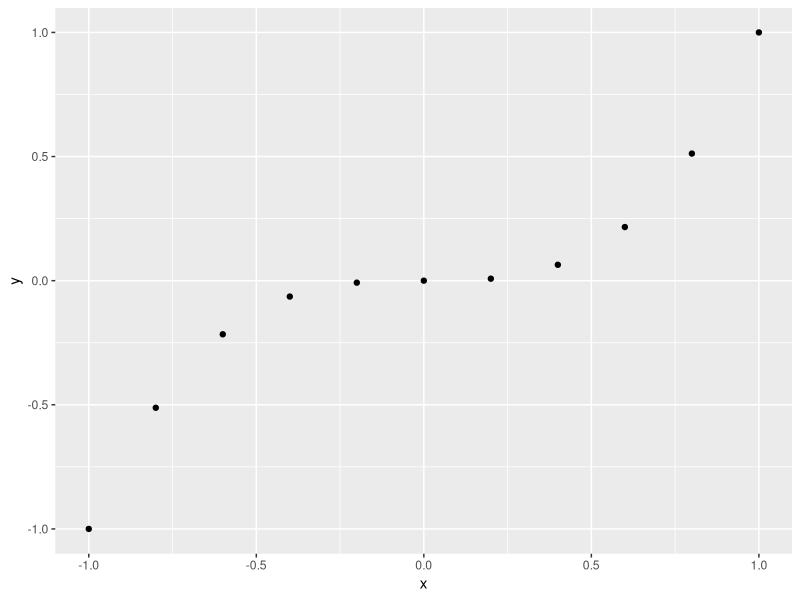
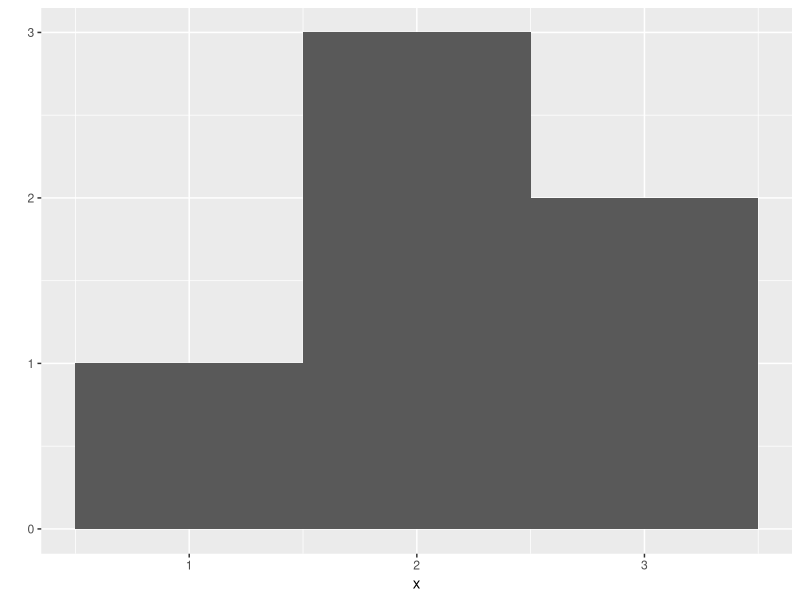
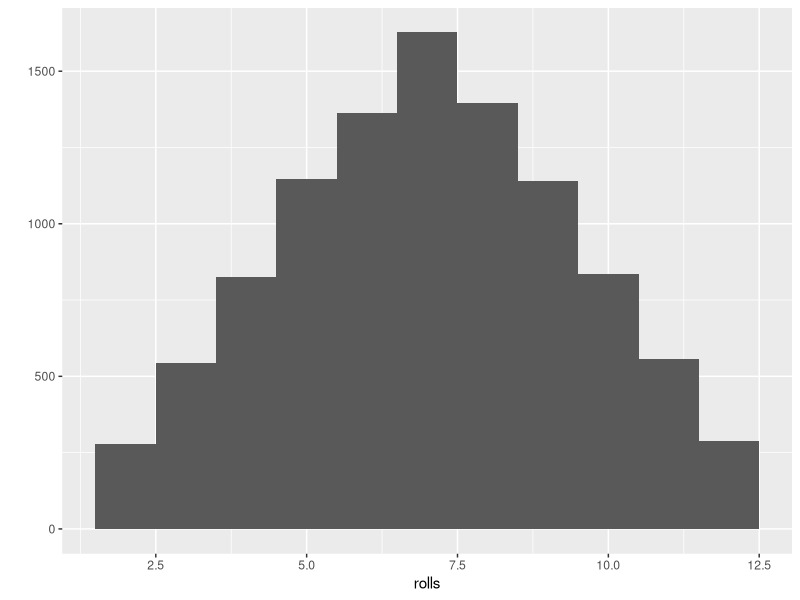
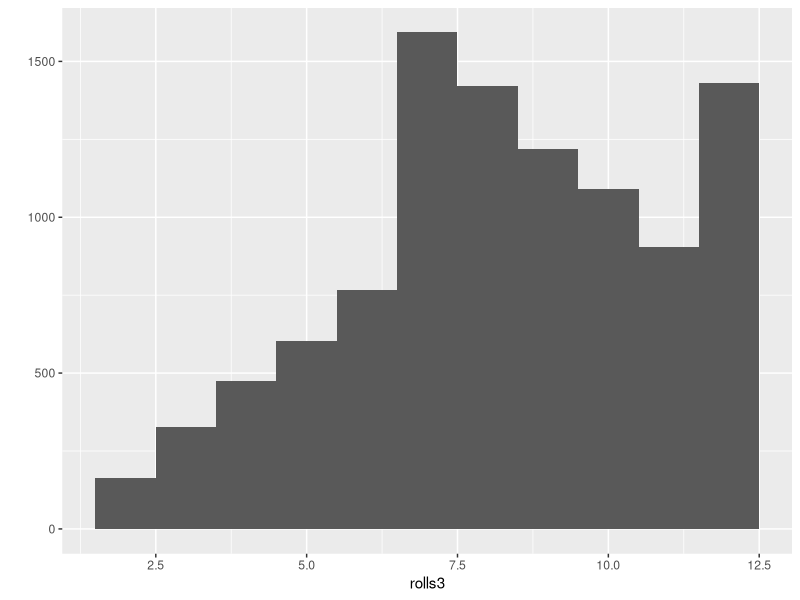

Recreate these plots in R, in order.
roll <- function(){
  die <- 1:6
  dice <- sample(die, size = 2, replace = TRUE)
  print(dice)
}

roll2 <- function(bones = 1:6){
  dice <- sample(bones, size = 2, replace = TRUE)
  sum(dice)
}

roll()
roll2()

#qplot
library("ggplot2")

x <- c(-1, -0.8, -0.6, -0.4, -0.2, 0, 0.2, 0.4, 0.6, 0.8, 1)
y <- x^3

qplot(x,y)

#If you give qplot two vectors of equal lengths, qplot will draw a scatterplot

x<-c(1,2,2,2,3,3)

qplot(x, binwidth = 1)

#qplot will make a histogram whenever you give it only one vector to plot.

#replicate

replicate(10, roll2())

rolls <- replicate(10000, roll2())
qplot(rolls, binwidth = 1)

#weighted dice
roll3 <- function(){
  die <- 1:6
  dice <- sample(die, size = 2, replace = TRUE, prob = c(1/8,1/8,1/8,1/8,1/8,3/8))
  sum(dice)
}
rolls3 <- replicate(10000, roll3())
qplot(rolls3, binwidth = 1)

#vector attributes (names)
die <- 1:6
names(die) <- c("one","two","three","four","five","six")
die

#Dim
#You can transform an atomic vector into an n-dimensional 
#array by giving it a dimen‐ sions attribute with dim.

dim(die) <- c(2,3)
die

#Matrices
#Matrices store values in a two-dimensional array, 
#just like a matrix from linear algebra. 

m <- matrix(die, nrow = 3)

#matrix will fill up the matrix column by column by default, 
#but you can fill the matrix row by row if you include the 
#argument byrow = TRUE:

#or
n <- matrix(die, ncol = 2, byrow = T)
